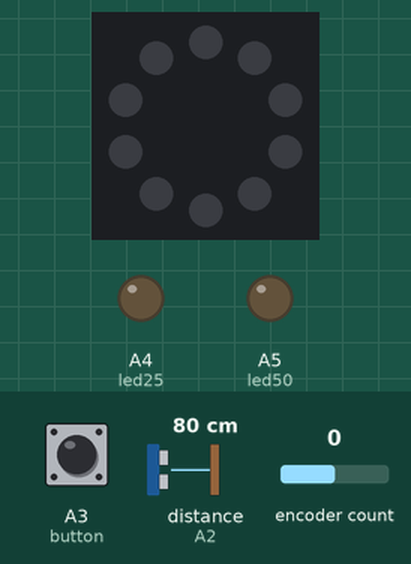
This program was run on a simulated Circuit Playground running CircuitPython. Parts: the board's ring of 10 RGB LEDs (number 0 left of the top, counting anticlockwise), output pins drawn as LEDs (lit = HIGH). The test bench sets the inputs (shaded band); at power-on: A3 (button) HIGH, encoder count 0, distance to the obstacle (sensor on A2) 80 cm. The echo pulse lasts 58.3 µs per cm; dim RGB values are drawn brighter than linear.

Above: at 1.2 s.
1.3 s: A3 (button) pulled LOW for 0.15 s
At 2.7 s:
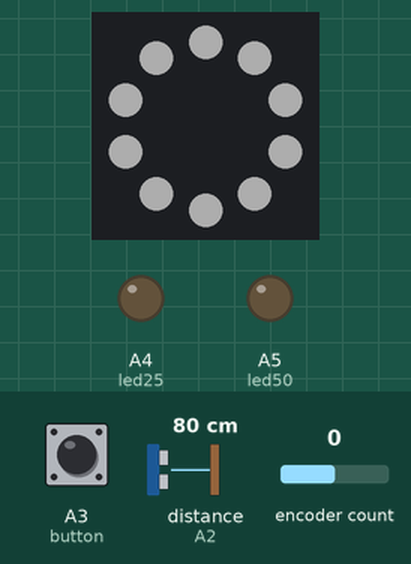
3.0 s: A3 (button) pulled LOW for 0.15 s
At 4.4 s:
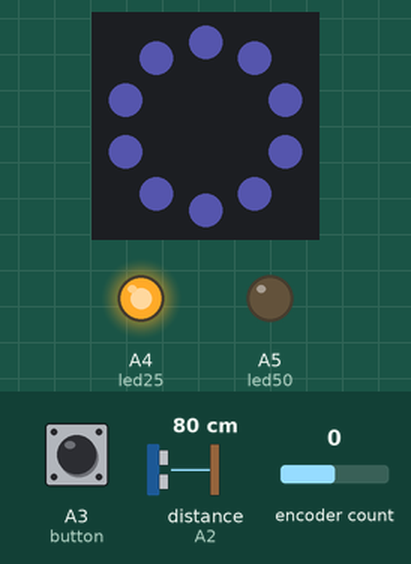
6.1 s: encoder count set to 1
9.1 s: distance to the obstacle (sensor on A2) set to 91 cm
10.6 s: distance to the obstacle (sensor on A2) set to 100 cm
At 11.8 s:
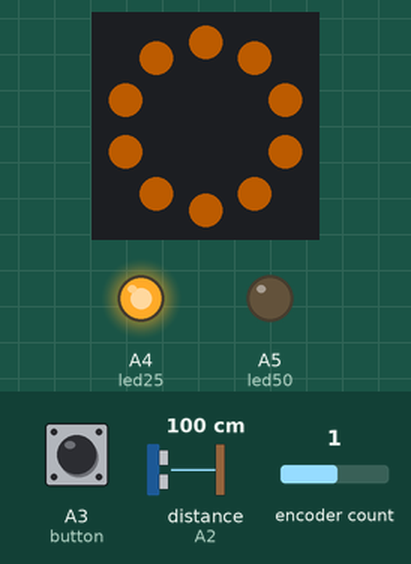
13.6 s: encoder count set to 2
At 13.9 s:
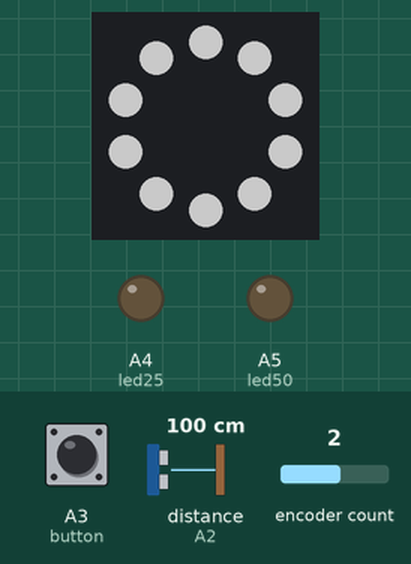
Timing chart, 0 to 16.1 s (numbered marks = the images above; inputs shaded):
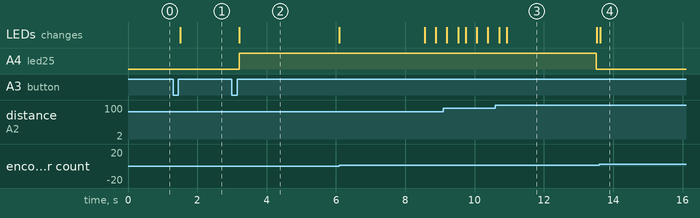

The program:

BenchTest_v8.py
```python
"""
Bench testing for PCHR 25/50 Lamp project
Swapping out the STEMMA button and the potentiometer with a rotary encoder
"""

# import modules
import board
import time
import rotaryio
import adafruit_hcsr04
from digitalio import DigitalInOut, Direction, Pull
from adafruit_circuitplayground import cp

# declare objects and variables

# rotary encoder button
button = DigitalInOut(board.A3)
button.direction = Direction.INPUT
button.pull = Pull.UP
buttonPrev = True
buttonTime = 0

# rotary encoder knob
knob = rotaryio.IncrementalEncoder(board.A6, board.TX)
knobPrev = knob.position

# indicator LEDs for Pomodoros
led25 = DigitalInOut(board.A4)
led25.direction = Direction.OUTPUT
led50 = DigitalInOut(board.A5)
led50.direction = Direction.OUTPUT

# ultrasonic sensor
sonar = adafruit_hcsr04.HCSR04(trigger_pin=board.A1, echo_pin=board.A2)

# declare the lamp modes
lightMode = 0
LAMP_OFF = 0
LAMP_ON = 1
POMO_25 = 2
POMO_50 = 3
POMO_EXP = 4
POMO_BREAK = 5
POMO_LONG_BREAK = 6

# measure the total number of Pomodoro intervals
pomoTotal = 0

# measure the distance of the user when starting a Pomodoro interval
userDist = 0
# the distance above the userDist for sensing user departure
userDistThresh = 6

# the color values
WHITE = (255, 255, 255)
BLUE = (125, 125, 255)
ORANGE = (255, 125, 0)
RED = (255, 100, 100)

# brightness variable for controlling
pixelBrightness = 0.2

# flashing the neopixels on Pomodoro interval end
flashInterval = 0.3

# loop forever
while True:

    # convert sonar.distance to inches
    distInches = sonar.distance * 0.3937

    # preventing button press from registering during flash or break
    if lightMode != POMO_EXP and lightMode != POMO_BREAK:
        # check for button press
        if button.value != buttonPrev:
            buttonPrev = button.value
            if button.value is False:
                buttonTime = time.monotonic()
            else:
                # button hold returns to LAMP_OFF
                if time.monotonic() >= buttonTime + 1:
                    lightMode = LAMP_OFF
                else:
                    lightMode += 1
                    timeNow = time.monotonic()
                    if lightMode > 3:
                        lightMode = 0

    if lightMode == LAMP_OFF:
        color = 0
        led25.value = False
        led50.value = False

    elif lightMode == LAMP_ON:
        color = WHITE
        led25.value = False
        led50.value = False

    elif lightMode == POMO_25:
        pomoInt = 5
        pomoBreak = 2.5
        led25.value = True
        led50.value = False
        color = BLUE
        if time.monotonic() >= timeNow + pomoInt:
            flashTime = time.monotonic() + flashInterval
            userDist = distInches
            pomoTotal += 0.5
            lightMode = POMO_EXP

    elif lightMode == POMO_50:
        pomoInt = 10
        pomoBreak = 5
        led25.value = False
        led50.value = True
        color = BLUE
        if time.monotonic() >= timeNow + pomoInt:
            flashTime = time.monotonic() + flashInterval
            userDist = distInches
            pomoTotal += 1
            lightMode = POMO_EXP

    elif lightMode == POMO_EXP:
        if time.monotonic() >= flashTime:
            if color == 0:
                color = BLUE
            elif color == BLUE:
                color = 0
            flashTime += flashInterval
        elif distInches >= userDist + userDistThresh:
            timeNow = time.monotonic()
            if pomoTotal >= 2:
                lightMode = POMO_LONG_BREAK
            else:
                lightMode = POMO_BREAK

    elif lightMode == POMO_BREAK:
        color = ORANGE
        if time.monotonic() >= timeNow + pomoBreak:
            lightMode = LAMP_ON

    elif lightMode == POMO_LONG_BREAK:
        color = RED
        pomoBreak = 15
        if time.monotonic() >= timeNow + pomoBreak:
            pomoTotal = 0
            lightMode = LAMP_ON

    # adjusting brightness based on rotary input
    if knob.position > knobPrev:
        knobPrev = knob.position
        if pixelBrightness >= 1.00:
            pixelBrightness = 1.00
        else:
            pixelBrightness += 0.10

    # cap the minimum brightness at 0.20
    if knob.position < knobPrev:
        knobPrev = knob.position
        if pixelBrightness <= 0.20:
            pixelBrightness = 0.20
        else:
            pixelBrightness -= 0.10

    cp.pixels.fill(color)
    cp.pixels.show()
    cp.pixels.brightness = pixelBrightness
    time.sleep(0.1)
```

Measured:
- the behaviour switches between 95 and 96 cm on distance to the obstacle (sensor on A2) (found by bisection; images 2 and 3)
- after the input at 1.3 s, the LEDs: change after 0.20 s (image 1)
- after the input at 3.0 s, A4 (led25): LOW → HIGH after 0.21 s; the LEDs: change after 0.22 s (image 2)
- after the input at 10.6 s, A4 (led25): HIGH → LOW after 2.9 s; the LEDs: first differ from a run without the input after 0.32 s (image 3)
- after the input at 13.6 s, the LEDs: change at once (image 4)
- what the display in image 3 shows lasts 2.6 s, from 10.9 s to 13.5 s
